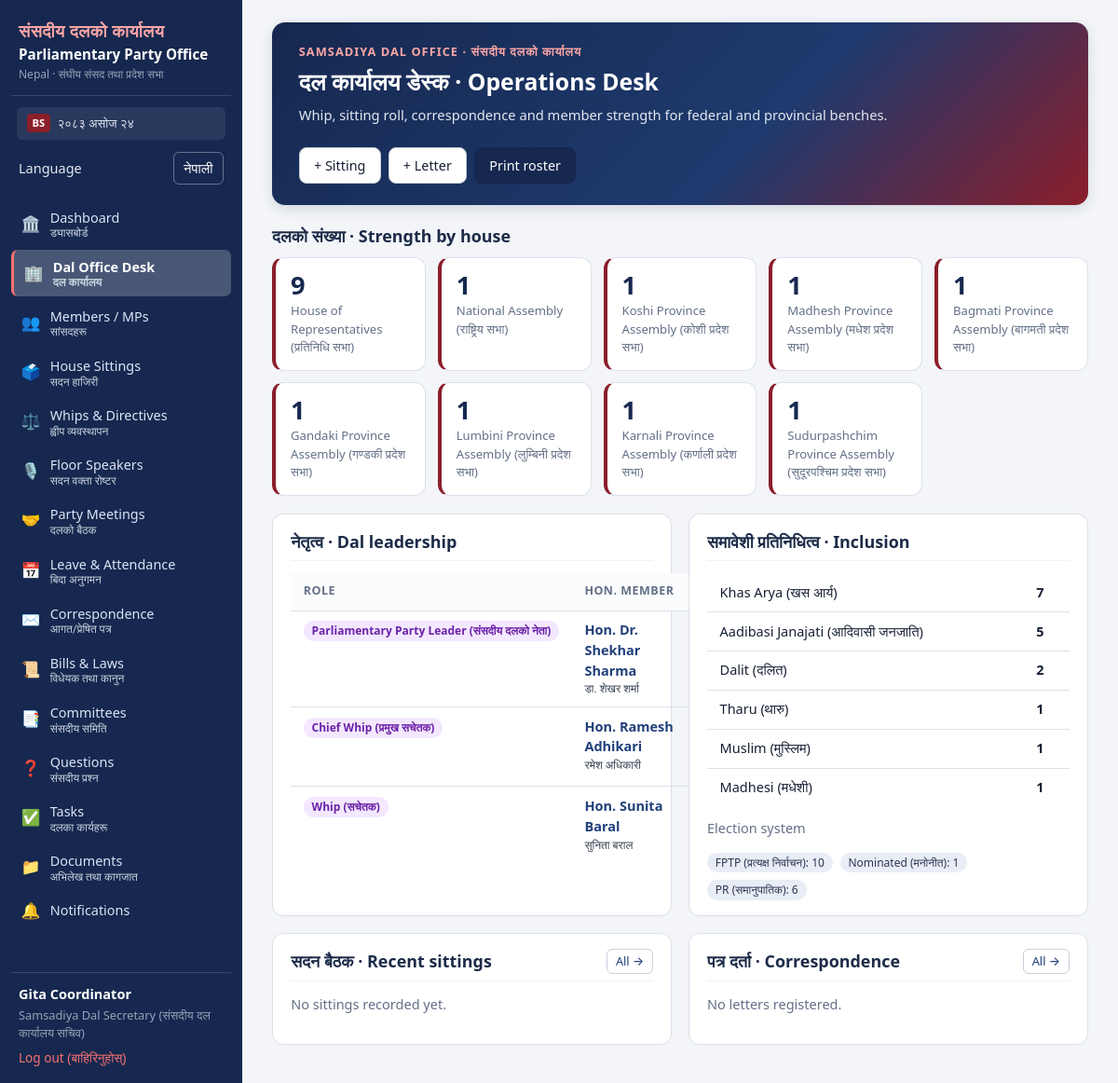
The page /office (signed in) on the database its author committed.
### tables this page shows
CREATE TABLE users(
  id INTEGER PRIMARY KEY, name TEXT NOT NULL, email TEXT NOT NULL UNIQUE,
  password_hash TEXT NOT NULL, role TEXT NOT NULL,
  language TEXT NOT NULL DEFAULT 'en',
  status TEXT NOT NULL DEFAULT 'active', created_at TEXT NOT NULL);

CREATE TABLE parliamentarians(
  id INTEGER PRIMARY KEY, name TEXT NOT NULL, name_ne TEXT, house TEXT, province TEXT,
  election_type TEXT, pr_cluster TEXT, dal_role TEXT, district TEXT, constituency TEXT,
  committee TEXT, contact TEXT, pa_name TEXT, pa_contact TEXT, capital_address TEXT,
  blood_group TEXT, bio TEXT, photo_url TEXT, status TEXT NOT NULL DEFAULT 'active',
  user_id INTEGER REFERENCES users(id));

### app.py (the view)
@app.route("/office")
@login_required
def office_desk():
    strength = house_strength()
    leaders = q(
        "SELECT * FROM parliamentarians WHERE status='active' AND dal_role IN "
        "('Parliamentary Party Leader','Deputy Leader','Chief Whip','Whip') "
        "ORDER BY CASE dal_role WHEN 'Parliamentary Party Leader' THEN 1 WHEN 'Deputy Leader' THEN 2 "
        "WHEN 'Chief Whip' THEN 3 ELSE 4 END, name"
    )
    clusters = q(
        "SELECT COALESCE(pr_cluster,'None / Direct') cluster, COUNT(*) c "
        "FROM parliamentarians WHERE status='active' GROUP BY pr_cluster ORDER BY c DESC"
    )
    elections = q(
        "SELECT COALESCE(election_type,'FPTP') election_type, COUNT(*) c "
        "FROM parliamentarians WHERE status='active' GROUP BY election_type"
    )
    watch = absence_watchlist(3)
    letters = q("SELECT * FROM office_letters ORDER BY letter_date DESC, id DESC LIMIT 8")
    sittings = q("SELECT * FROM house_sittings ORDER BY sitting_date DESC, id DESC LIMIT 6")
    return render_template(
        "office.html", strength=strength, leaders=leaders, clusters=clusters,
        elections=elections, watch=watch, letters=letters, sittings=sittings
    )

### app.py (called while the page is built, shortened)
def today():
    return dt.date.today().isoformat()

def nepali_digits(val):
    if val is None:
        return ""
    return str(val).translate(NEP_DIGITS)

def db():
    if "db" not in g:
        g.db = sqlite3.connect(DB_PATH)
        g.db.row_factory = sqlite3.Row
        g.db.execute("PRAGMA foreign_keys=ON")
    return g.db

def q(sql, args=(), one=False):
    cur = db().execute(sql, args)
    return cur.fetchone() if one else cur.fetchall()

@app.before_request
def load_user():
    g.user = None
    uid = session.get("uid")
    if uid:
        u = q("SELECT * FROM users WHERE id=? AND status='active'", (uid,), one=True)
        if u:
            g.user = u
            session["language"] = u["language"] if "language" in u.keys() else "en"
        else:
            session.clear()
    if request.method == "POST":
        token = request.form.get("_csrf") or request.headers.get("X-CSRF-Token")
        if not token or token != session.get("csrf"):
            abort(400, "Invalid or missing CSRF token. Reload the page and try again.")

def csrf():
    if "csrf" not in session:
        session["csrf"] = secrets.token_hex(16)
    return session["csrf"]

def can(perm):
    return bool(g.user) and g.user["role"] in PERMS.get(perm, set())

def login_required(fn):
    @wraps(fn)
    def wrapper(*a, **kw):
        if not g.user:
            return redirect(url_for("login", next=request.full_path.rstrip("?")))
        return fn(*a, **kw)
    return wrapper

def consecutive_absence_streak(pid, house=None):
    mp = q("SELECT house FROM parliamentarians WHERE id=?", (pid,), one=True)
    if not mp:
        return 0
    house = house or mp["house"]
    sittings = q(
        "SELECT id FROM house_sittings WHERE house=? AND status='Held' ORDER BY sitting_date DESC, id DESC",
        (house,)
    )
    streak = 0
    return streak

def absence_watchlist(min_streak=3):
    out = []
    for mp in q("SELECT id, name, name_ne, house, constituency FROM parliamentarians WHERE status='active'"):
        streak = consecutive_absence_streak(mp["id"], mp["house"])
        if streak >= min_streak:
            out.append(dict(mp, streak=streak, risk="vacancy" if streak >= 10 else "watch"))
    out.sort(key=lambda r: -r["streak"])
    return out

def house_strength():
    rows = q(
        "SELECT house, COUNT(*) c FROM parliamentarians WHERE status='active' GROUP BY house"
    )
    counts = {r["house"]: r["c"] for r in rows}
    return [(h, counts.get(h, 0)) for h in HOUSES]

### templates/office.html (shortened to what this page needs)
{% extends 'base.html' %}{% block title %}संसदीय दलको कार्यालय{% endblock %}
{% block content %}
<div class="dash-hero">
  <div class="dash-hero-text">
    <div class="dash-subtitle">SAMSADIYA DAL OFFICE · संसदीय दलको कार्यालय</div>
    <h1>दल कार्यालय डेस्क · Operations Desk</h1>
    <p class="muted">Whip, sitting roll, correspondence and member strength for federal and provincial benches.</p>
  </div>
  <div class="row">
    {% if can('sitting.manage') %}<a class="btn" href="{{ url_for('sitting_new') }}">+ Sitting</a>{% endif %}
    {% if can('letter.manage') %}<a class="btn" href="{{ url_for('letter_new') }}">+ Letter</a>{% endif %}
    <a class="btn primary" href="{{ url_for('members_print') }}" target="_blank">Print roster</a>
  </div>
</div>
<div class="section-title"><h2>दलको संख्या · Strength by house</h2></div>
<div class="stats stats-nepal">
  {% for h, c in strength %}
  <a class="stat {{ 'stat-primary' if c else '' }}" href="{{ url_for('members_list', house=h) }}">
    <b>{{ c }}</b>
    <span>{{ HOUSE_LABELS.get(h, h) }}</span>
  </a>
  {% endfor %}
</div>
<div class="grid2">
  <section class="card">
    <div class="card-head"><h2>नेतृत्व · Dal leadership</h2></div>
    {% if leaders %}
    <table class="tbl">
      <thead><tr><th>Role</th><th>Hon. Member</th><th>House</th></tr></thead>
      <tbody>
      {% for m in leaders %}
      <tr>
        <td><span class="badge badge-role">{{ DAL_ROLE_LABELS.get(m.dal_role, m.dal_role) }}</span></td>
        <td><a href="{{ url_for('member_view', pid=m.id) }}"><strong>{{ m.name }}</strong></a>
          {% if m.name_ne %}<small class="d-block text-nepali">{{ m.name_ne }}</small>{% endif %}</td>
        <td><small>{{ HOUSE_LABELS.get(m.house, m.house) }}</small></td>
      </tr>
      {% endfor %}
      </tbody>
    </table>
    {% else %}
    <p class="muted">No leadership roles recorded.</p>
    {% endif %}
  </section>
  <section class="card">
    <div class="card-head"><h2>समावेशी प्रतिनिधित्व · Inclusion</h2></div>
    <table class="tbl">
      <tbody>
      {% for c in clusters %}
      <tr>
        <td>{{ PR_CLUSTER_LABELS.get(c.cluster, c.cluster) }}</td>
        <td><strong>{{ c.c }}</strong></td>
      </tr>
      {% endfor %}
      </tbody>
    </table>
    <p class="muted" style="margin-top:.8rem">Election system</p>
    <div class="row">
      {% for e in elections %}
      <span class="badge">{{ ELECTION_LABELS.get(e.election_type, e.election_type) }}: {{ e.c }}</span>
      {% endfor %}
    </div>
  </section>
</div>
<div class="grid2">
  <section class="card">
    <div class="card-head">
      <h2>सदन बैठक · Recent sittings</h2>
      <a href="{{ url_for('sittings_list') }}" class="btn-sm">All →</a>
    </div>
    {% if sittings %}
    <table class="tbl">
      <tbody>
      {% for s in sittings %}
      <tr>
        <td><a href="{{ url_for('sitting_view', sid=s.id) }}"><strong>{{ s.sitting_no or 'Sitting' }}</strong></a>
          <small class="d-block muted">{{ HOUSE_LABELS.get(s.house, s.house) }}</small></td>
        <td>{{ s.sitting_date|bs_date }}</td>
        <td><span class="badge s-{{ s.status|slug }}">{{ s.status }}</span></td>
      </tr>
      {% endfor %}
      </tbody>
    </table>
    {% else %}
    <p class="muted">No sittings recorded yet.</p>
    {% endif %}
  </section>
  <section class="card">
    <div class="card-head">
      <h2>पत्र दर्ता · Correspondence</h2>
      <a href="{{ url_for('letters_list') }}" class="btn-sm">All →</a>
    </div>
    {% if letters %}
    <table class="tbl">
      <tbody>
      {% for l in letters %}
      <tr>
        <td><code>{{ l.ref_no }}</code>
          <small class="d-block">{{ l.subject }}</small></td>
        <td>{{ LETTER_DIRECTION_LABELS.get(l.direction, l.direction) }}</td>
        <td>{{ l.letter_date }}</td>
      </tr>
      {% endfor %}
      </tbody>
    </table>
    {% else %}
    <p class="muted">No letters registered.</p>
    {% endif %}
  </section>
</div>
{% endblock %}

### templates/base.html (shortened to what this page needs)
<!doctype html>
<html lang="{{ 'ne' if language == 'ne' else 'en' }}">
<head>
<link rel="stylesheet" href="{{ url_for('static', filename='style.css') }}">
</head>
<body>
{% if g.user %}
<aside class="sidebar">
  <div class="brand">
    <div class="brand-nep">संसदीय दलको कार्यालय</div>
    <div class="brand-main">Parliamentary Party Office</div>
    <div class="brand-sub">Nepal · संघीय संसद तथा प्रदेश सभा</div>
  </div>
  <div class="sidebar-date">
    <span class="cal-badge">BS</span> {{ bs_today.split(' (')[0] if bs_today else today }}
  </div>
  <form class="language-switch sidebar-language" method="post" action="{{ url_for('set_language', language='ne' if language != 'ne' else 'en') }}">
    <span>{{ 'Language' if language == 'en' else 'भाषा' }}</span>
    <button type="submit" lang="{{ 'en' if language == 'ne' else 'ne' }}">{{ 'नेपाली' if language == 'en' else 'English' }}</button>
  </form>
  <nav>
    <a href="{{ url_for('dashboard') }}" class="{{ 'on' if request.endpoint=='dashboard' }}">
      <span class="nav-icon">🏛️</span>
      <span class="nav-text">Dashboard <small class="nep">ड्यासबोर्ड</small></span>
    </a>
    <a href="{{ url_for('office_desk') }}" class="{{ 'on' if request.endpoint=='office_desk' }}">
      <span class="nav-icon">🏢</span>
      <span class="nav-text">Dal Office Desk <small class="nep">दल कार्यालय</small></span>
    </a>
    <a href="{{ url_for('members_list') }}" class="{{ 'on' if request.endpoint and request.endpoint.startswith('member') }}">
      <span class="nav-icon">👥</span>
      <span class="nav-text">Members / MPs <small class="nep">सांसदहरू</small></span>
    </a>
    <a href="{{ url_for('sittings_list') }}" class="{{ 'on' if request.endpoint and request.endpoint.startswith('sitting') }}">
      <span class="nav-icon">🗳️</span>
      <span class="nav-text">House Sittings <small class="nep">सदन हाजिरी</small></span>
    </a>
    <a href="{{ url_for('whips_list') }}" class="{{ 'on' if request.endpoint and request.endpoint.startswith('whip') }}">
      <span class="nav-icon">⚖️</span>
      <span class="nav-text">Whips & Directives <small class="nep">ह्वीप व्यवस्थापन</small></span>
    </a>
    <a href="{{ url_for('rosters_list') }}" class="{{ 'on' if request.endpoint and request.endpoint.startswith('roster') }}">
      <span class="nav-icon">🎙️</span>
      <span class="nav-text">Floor Speakers <small class="nep">सदन वक्ता रोष्टर</small></span>
    </a>
    <a href="{{ url_for('meetings_list') }}" class="{{ 'on' if request.endpoint and request.endpoint.startswith('meeting') }}">
      <span class="nav-icon">🤝</span>
      <span class="nav-text">Party Meetings <small class="nep">दलको बैठक</small></span>
    </a>
    <a href="{{ url_for('leaves_list') }}" class="{{ 'on' if request.endpoint and request.endpoint.startswith('leave') }}">
      <span class="nav-icon">📅</span>
      <span class="nav-text">Leave & Attendance <small class="nep">बिदा अनुगमन</small></span>
    </a>
    <a href="{{ url_for('letters_list') }}" class="{{ 'on' if request.endpoint and request.endpoint.startswith('letter') }}">
      <span class="nav-icon">✉️</span>
      <span class="nav-text">Correspondence <small class="nep">आगत/प्रेषित पत्र</small></span>
    </a>
    <a href="{{ url_for('bills_list') }}" class="{{ 'on' if request.endpoint and request.endpoint.startswith('bill') }}">
      <span class="nav-icon">📜</span>
      <span class="nav-text">Bills & Laws <small class="nep">विधेयक तथा कानुन</small></span>
    </a>
    <a href="{{ url_for('committees_list') }}" class="{{ 'on' if request.endpoint and request.endpoint.startswith('committee') }}">
      <span class="nav-icon">📑</span>
      <span class="nav-text">Committees <small class="nep">संसदीय समिति</small></span>
    </a>
    <a href="{{ url_for('questions_list') }}" class="{{ 'on' if request.endpoint and request.endpoint.startswith('question') }}">
      <span class="nav-icon">❓</span>
      <span class="nav-text">Questions <small class="nep">संसदीय प्रश्न</small></span>
    </a>
    <a href="{{ url_for('tasks_list') }}" class="{{ 'on' if request.endpoint and request.endpoint.startswith('task') }}">
      <span class="nav-icon">✅</span>
      <span class="nav-text">Tasks <small class="nep">दलका कार्यहरू</small></span>
    </a>
    <a href="{{ url_for('documents_list') }}" class="{{ 'on' if request.endpoint and request.endpoint.startswith('document') }}">
      <span class="nav-icon">📁</span>
      <span class="nav-text">Documents <small class="nep">अभिलेख तथा कागजात</small></span>
    </a>
    <a href="{{ url_for('notifications') }}" class="{{ 'on' if request.endpoint=='notifications' }}">
      <span class="nav-icon">🔔</span>
      <span class="nav-text">Notifications{% if unread %} <span class="pill">{{ unread }}</span>{% endif %}</span>
    </a>
  </nav>
  <div class="me">
    <a href="{{ url_for('account') }}"><strong>{{ g.user.name }}</strong></a>
    <small>{{ ROLES.get(g.user.role, g.user.role) }}</small>
    <form method="post" action="{{ url_for('logout') }}">
      <button class="linkbtn">Log out (बाहिरिनुहोस्)</button>
    </form>
  </div>
</aside>
{% endif %}
<main class="{{ 'main' if g.user else 'main-bare' }}">
  {% block content %}{% endblock %}
</main>
</body>
</html>

### rows shown on the page
users: language "Language", language "नेपाली", user.name "Gita Coordinator", get "Samsadiya Dal Secretary (संसदीय दल कार्यालय सचिव)"
parliamentarians: get "Parliamentary Party Leader (संसदीय दलको नेता)", name "Hon. Dr. Shekhar Sharma", name_ne "डा. शेखर शर्मा"
parliamentarians: get "Chief Whip (प्रमुख सचेतक)", name "Hon. Ramesh Adhikari", name_ne "रमेश अधिकारी"
parliamentarians: get "Whip (सचेतक)", name "Hon. Sunita Baral", name_ne "सुनिता बराल"

### other values the page prints
{{ c }} "9" "1" "1" "1" "1" "1" "1" "1" "1"
{{ HOUSE_LABELS.get(h, h) }} "House of Representatives (प्रतिनिधि सभा)" "National Assembly (राष्ट्रिय सभा)" "Koshi Province Assembly (कोशी प्रदेश सभा)" "Madhesh Province Assembly (मधेश प्रदेश सभा)" "Bagmati Province Assembly (बागमती प्रदेश सभा)" "Gandaki Province Assembly (गण्डकी प्रदेश सभा)" "Lumbini Province Assembly (लुम्बिनी प्रदेश सभा)" "Karnali Province Assembly (कर्णाली प्रदेश सभा)" "Sudurpashchim Province Assembly (सुदूरपश्चिम प्रदेश सभा)"
{{ PR_CLUSTER_LABELS.get(c.cluster, c.cluster) }} "Khas Arya (खस आर्य)" "Aadibasi Janajati (आदिवासी जनजाति)" "Dalit (दलित)" "Tharu (थारु)" "Muslim (मुस्लिम)" "Madhesi (मधेशी)"
{{ c.c }} "7" "5" "2" "1" "1" "1"
{{ ELECTION_LABELS.get(e.election_type, e.election_type) }} "FPTP (प्रत्यक्ष निर्वाचन)" "Nominated (मनोनीत)" "PR (समानुपातिक)"
{{ e.c }} "10" "1" "6"
